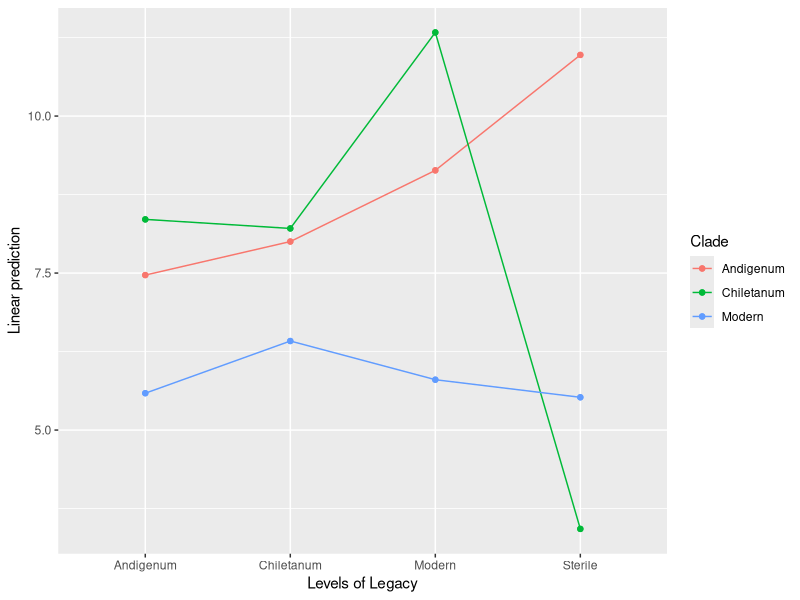
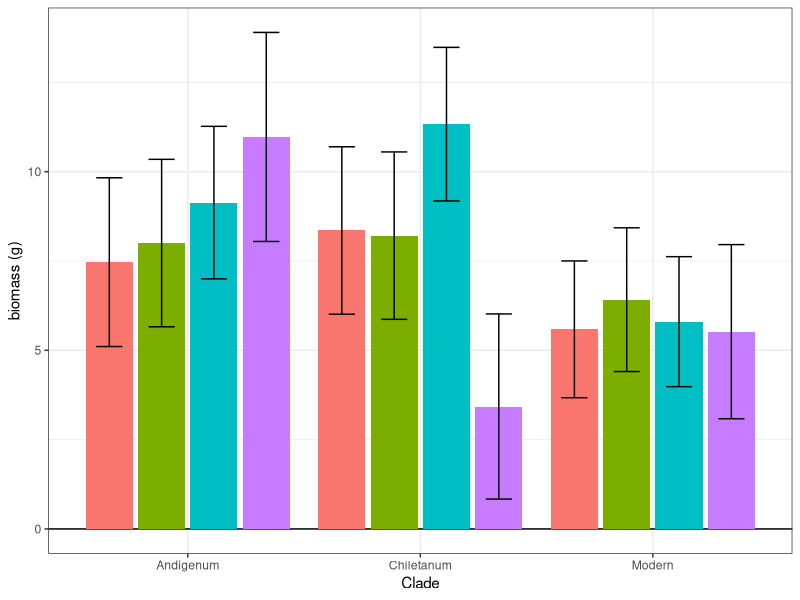
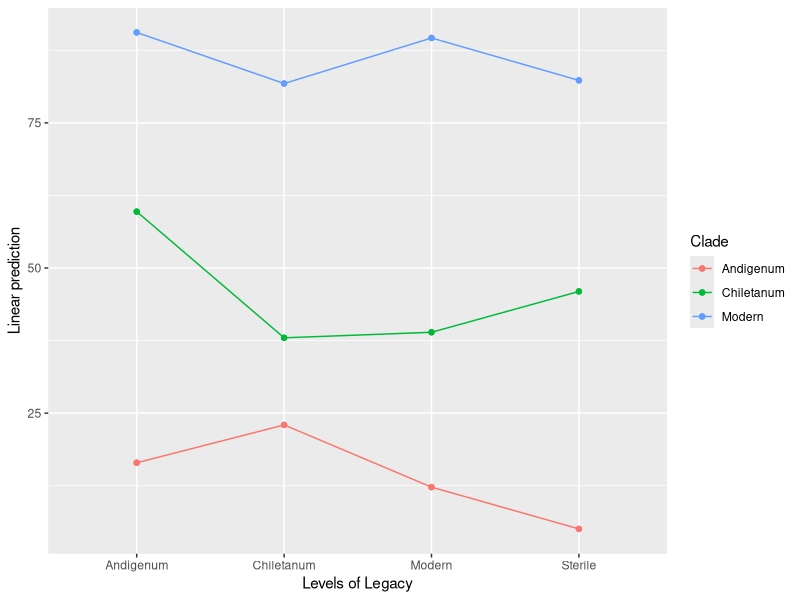
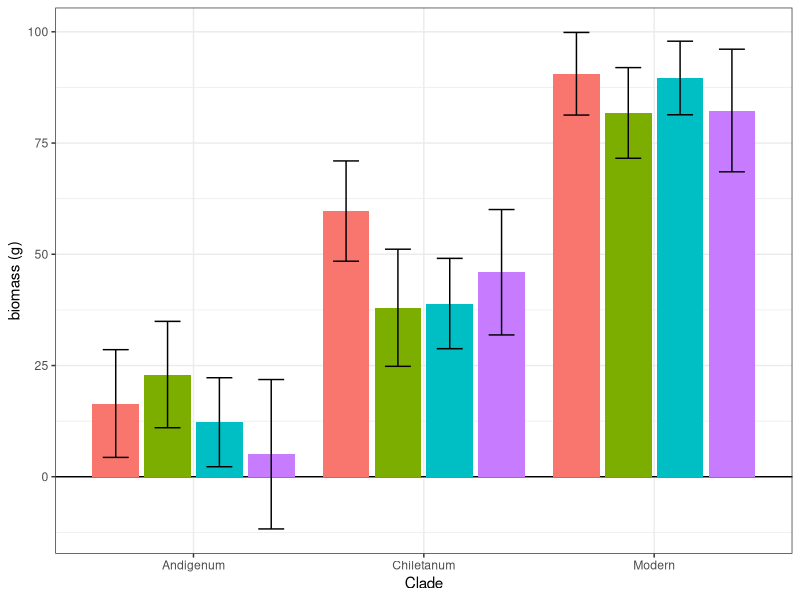
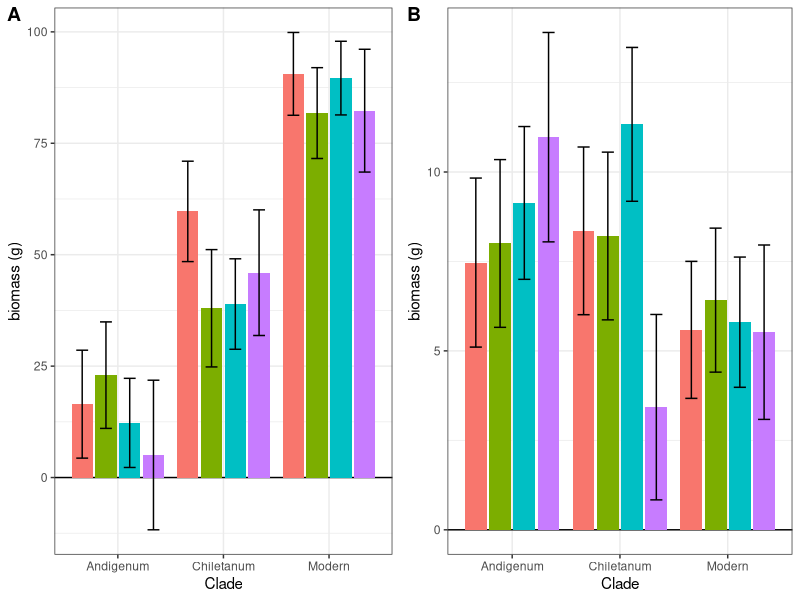

These figures' R source, in order:
## ---- chunk 1
library(ggplot2)
library(emmeans)
library(lme4)
library(lmerTest)
library(tidyverse)
library(reshape2)
library(tidyr)
library(plotrix)
library(ggpubr)
library(boot)
## ---- chunk 2
data = read.csv(file = 'Gh25_expmt_2020_edited.csv',header = T, sep = ",")
data1 = subset(data, AG_biomass > 0 & UG_biomass > 0 )
data1$Legacy = as.factor(data1$Legacy)
data1$Clade = as.factor(data1$Clade)
data1$tubermass = as.numeric(data1$tubermass)
data1$AG_biomass = as.numeric(data1$AG_biomass)
data1$UG_biomass = as.numeric(data1$UG_biomass)
## ---- chunk 3
model_lm = lmer(total_veg ~ Legacy * Clade + (1|Genotype), data = data1)
sum_veg = summary(model_lm)
sum_veg
aov_veg = anova(model_lm)
aov_veg

## ---- chunk 4
em_shoots = contrast(emmeans(model_lm, ~ Legacy), interaction = "pairwise")
em_shoots
## ---- chunk 5
data_Chil = subset(data1, Clade == "Chiletanum")
model_lmC = lmer(total_veg ~ Legacy + (1|Genotype), data = data_Chil)
sum_veg = summary(model_lmC)
sum_veg
aov_veg = anova(model_lmC)
aov_veg
em_shoots = contrast(emmeans(model_lmC, ~ Legacy), interaction = "pairwise")
em_shoots
## ---- chunk 6
plot_veg = emmip(model_lm, Clade ~ Legacy, at = list(Clade = c("Andigenum","Chiletanum","Modern"), Legacy = c("Andigenum","Chiletanum","Modern","Sterile")), dodge = 0.1)
plot_veg

df_veg = as.data.frame(plot_veg$data)
plot_total = ggplot(df_veg, aes(x = Clade, y = yvar))+
  geom_hline(yintercept = 0)+
  geom_col(position = "dodge2", aes(fill = Legacy))+
  geom_errorbar(aes(ymin = yvar - SE, ymax = yvar + SE), position = position_dodge2(width = 0.25, padding = 0.5))+
  labs(y = "biomass (g)")+
  scale_fill_discrete(name = "Legacy Soil Type")+
  theme_bw()+
  theme(legend.position = "none")
plot_total
## ---- chunk 7
data_tuber = subset(data, tubermass >= 0 & tubermass != "NA")
model_lm = lmer(tubermass ~ Legacy * Clade + (1|Genotype), data = data_tuber)
sum_veg = summary(model_lm)
sum_veg
aov_veg = anova(model_lm)
aov_veg
## ---- chunk 8
plot_tubers = emmip(model_lm, Clade ~ Legacy, at = list(Clade = c("Andigenum","Chiletanum","Modern"), Legacy = c("Andigenum","Chiletanum","Modern","Sterile")), dodge = 0.1)
plot_tubers

df_tubers = as.data.frame(plot_tubers$data)
plot_tubers = ggplot(df_tubers, aes(x = Clade, y = yvar))+
  geom_hline(yintercept = 0)+
  geom_col(position = "dodge2", aes(fill = Legacy))+
  geom_errorbar(aes(ymin = yvar - SE, ymax = yvar + SE), position = position_dodge2(width = 0.25, padding = 0.5))+
  labs(y = "biomass (g)")+
  scale_fill_discrete(name = "Legacy Soil Type")+
  theme_bw()+
  theme(legend.position = "none")
plot_tubers
## ---- chunk 9
library(cowplot)
plot_grid(plot_tubers,plot_total, labels = c("A","B"), nrow = 1)
